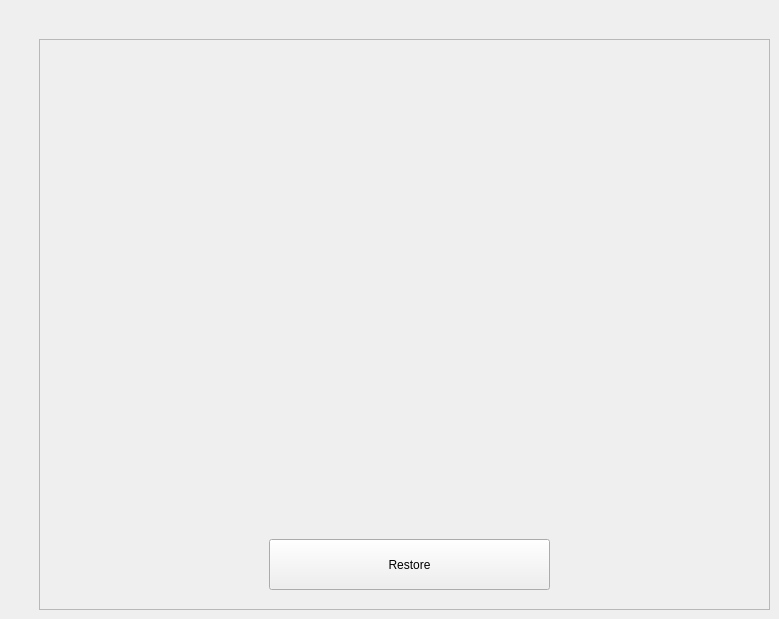
            <widget class="QWidget" name="pageRestore">
             <widget class="QFrame" name="frame_7">
              <property name="geometry">
               <rect>
                <x>39</x>
                <y>39</y>
                <width>731</width>
                <height>571</height>
               </rect>
              </property>
              <property name="frameShape">
               <enum>QFrame::StyledPanel</enum>
              </property>
              <property name="frameShadow">
               <enum>QFrame::Raised</enum>
              </property>
              <widget class="QPushButton" name="restorebutton_2">
               <property name="geometry">
                <rect>
                 <x>230</x>
                 <y>500</y>
                 <width>281</width>
                 <height>51</height>
                </rect>
               </property>
               <property name="cursor">
                <cursorShape>PointingHandCursor</cursorShape>
               </property>
               <property name="text">
                <string>Restore</string>
               </property>
              </widget>
              <widget class="QLabel" name="label_4">
               <property name="geometry">
                <rect>
                 <x>110</x>
                 <y>70</y>
                 <width>461</width>
                 <height>371</height>
                </rect>
               </property>
               <property name="text">
                <string/>
               </property>
               <property name="pixmap">
                <pixmap>../stock-vector-document-simple-icon-white-icon-with-shadow-on-transparent-background-1039454062-removebg-preview.png</pixmap>
               </property>
              </widget>
             </widget>
            </widget>
